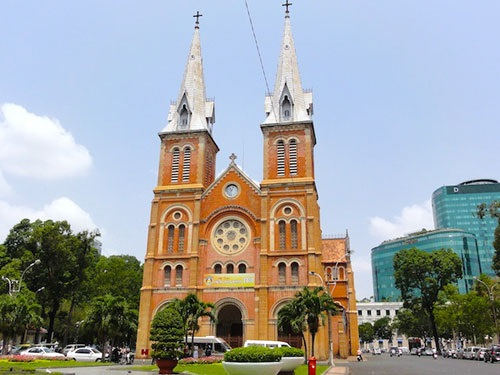
#> input picture W4/31_07/standard-deviation/img.jpg, 500 x 375 px
$ jupyter execute main.ipynb
#> lines starting #> are read from the running program, lines starting #| are printed output that depends on the picture; long printed decimals are rounded
[cell 1]
import numpy as np
import cv2
import math
from scipy.ndimage import generic_filter

[cell 2]
img = cv2.imread('img.jpg')
#> img is the input picture: shape (375, 500, 3); mean B, G, R 162, 161.4, 157.9
gray = cv2.cvtColor(img, cv2.COLOR_BGR2GRAY)
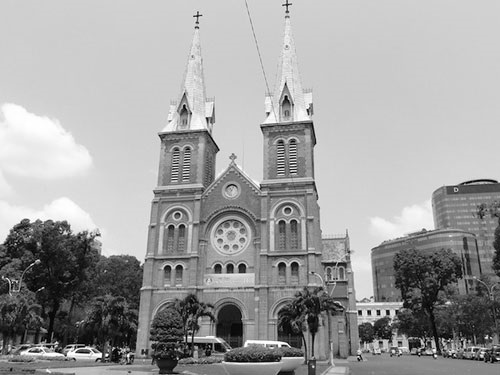
#> gray: shape (375, 500); min 0, max 255, mean 160.5

cv2.imwrite('edge_s1.jpg', gray)

x = gray.astype('float')

x_filt = generic_filter(x, np.std, size = 7)
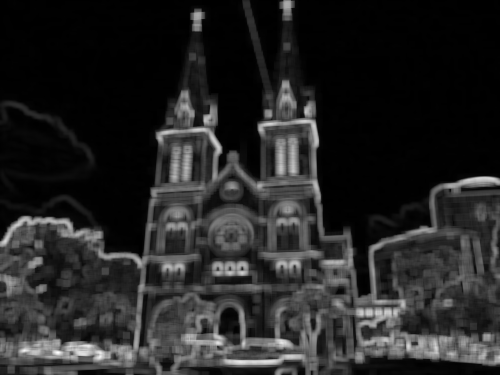
#> x_filt: shape (375, 500) float64; min 0, max 97.81, mean 14.6; drawn with min black and max white

cv2.imwrite('edge_s2.jpg', x_filt)
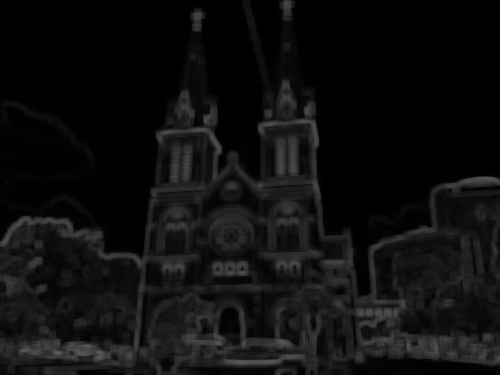
#> saved as edge_s2.jpg: shape (375, 500); min 0, max 98, mean 14.5


x_filt[x_filt < 20] = 0
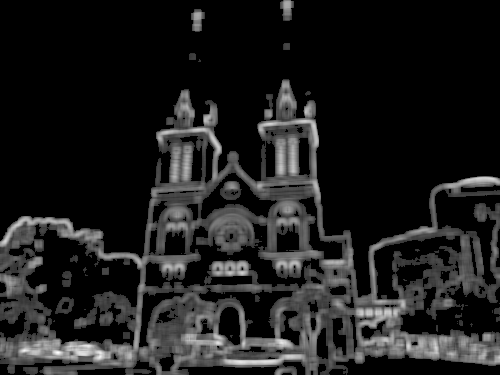
#> x_filt: shape (375, 500) float64; min 0, max 97.81, mean 11.5; drawn with min black and max white

cv2.imwrite('edge_s3.jpg', x_filt)

maxv = np.max(x_filt)
#> maxv = 97.81
print(maxv)
#| 97.807

x_filt = x_filt * 2.5
cv2.imwrite('edge_s4.jpg', x_filt)
#> Out = True

$ run again, with W4/31_07/standard-deviation/region_texture.jpg copied over W4/31_07/standard-deviation/img.jpg
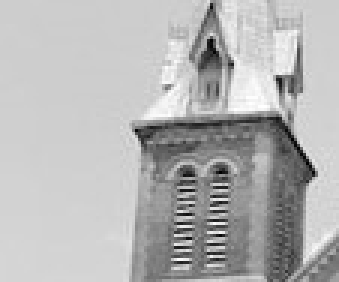
#> input picture W4/31_07/standard-deviation/region_texture.jpg, 113 x 94 px (shown 3 times larger)
#> img is the input picture: shape (94, 113, 3); min 0, max 255, mean 180.5
#> `x_filt[x_filt < 20] = 0`:
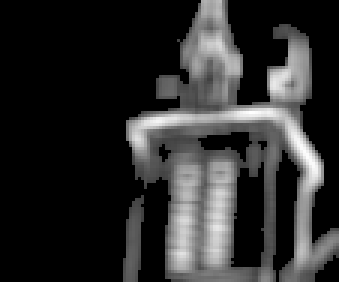
#> x_filt: shape (94, 113) float64 (shown 3 times larger); min 0, max 78.79, mean 13.8; drawn with min black and max white
#> maxv = 78.79
#| 78.787
#> `x_filt = x_filt * 2.5`:
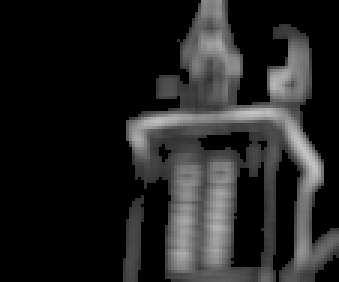
#> x_filt: shape (94, 113) float64 (shown 3 times larger); min 0, max 197, mean 34.5
#> Out = True
